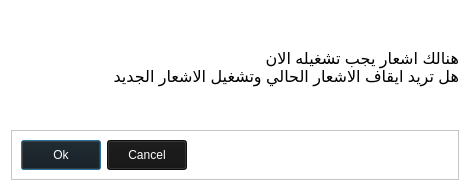
<?xml version="1.0" encoding="UTF-8"?>
<ui version="4.0">
 <class>Dialog</class>
 <widget class="QDialog" name="Dialog">
  <property name="geometry">
   <rect>
    <x>0</x>
    <y>0</y>
    <width>470</width>
    <height>180</height>
   </rect>
  </property>
  <property name="minimumSize">
   <size>
    <width>470</width>
    <height>180</height>
   </size>
  </property>
  <property name="maximumSize">
   <size>
    <width>460</width>
    <height>180</height>
   </size>
  </property>
  <property name="windowTitle">
   <string>Dialog</string>
  </property>
  <property name="styleSheet">
   <string notr="true">background-color: rgb(255, 255, 255);</string>
  </property>
  <layout class="QVBoxLayout" name="verticalLayout">
   <property name="bottomMargin">
    <number>0</number>
   </property>
   <item>
    <widget class="QLabel" name="dialog_label">
     <property name="minimumSize">
      <size>
       <width>0</width>
       <height>0</height>
      </size>
     </property>
     <property name="maximumSize">
      <size>
       <width>16777215</width>
       <height>16777215</height>
      </size>
     </property>
     <property name="font">
      <font>
       <family>MS Shell Dlg 2</family>
       <pointsize>12</pointsize>
      </font>
     </property>
     <property name="text">
      <string>هنالك اشعار يجب تشغيله الان
هل تريد ايقاف الاشعار الحالي وتشغيل الاشعار الجديد</string>
     </property>
    </widget>
   </item>
   <item>
    <widget class="QFrame" name="frame">
     <property name="sizePolicy">
      <sizepolicy hsizetype="Preferred" vsizetype="Maximum">
       <horstretch>0</horstretch>
       <verstretch>0</verstretch>
      </sizepolicy>
     </property>
     <property name="styleSheet">
      <string notr="true">QPushButton{
background-color: rgb(20, 20, 20);
color: white;
}

QPushButton:hover{
background-color: rgb(255, 255, 255);
color:black;
border: 2px solid black;
}</string>
     </property>
     <property name="frameShape">
      <enum>QFrame::StyledPanel</enum>
     </property>
     <property name="frameShadow">
      <enum>QFrame::Raised</enum>
     </property>
     <layout class="QHBoxLayout" name="horizontalLayout">
      <property name="rightMargin">
       <number>0</number>
      </property>
      <item>
       <widget class="QPushButton" name="ok_button">
        <property name="minimumSize">
         <size>
          <width>0</width>
          <height>30</height>
         </size>
        </property>
        <property name="text">
         <string>Ok</string>
        </property>
        <property name="checkable">
         <bool>true</bool>
        </property>
       </widget>
      </item>
      <item>
       <widget class="QPushButton" name="cancel_button">
        <property name="minimumSize">
         <size>
          <width>0</width>
          <height>30</height>
         </size>
        </property>
        <property name="text">
         <string>Cancel</string>
        </property>
        <property name="checkable">
         <bool>true</bool>
        </property>
       </widget>
      </item>
      <item>
       <spacer name="horizontalSpacer">
        <property name="orientation">
         <enum>Qt::Horizontal</enum>
        </property>
        <property name="sizeHint" stdset="0">
         <size>
          <width>40</width>
          <height>20</height>
         </size>
        </property>
       </spacer>
      </item>
     </layout>
    </widget>
   </item>
  </layout>
 </widget>
 <resources/>
 <connections/>
</ui>
